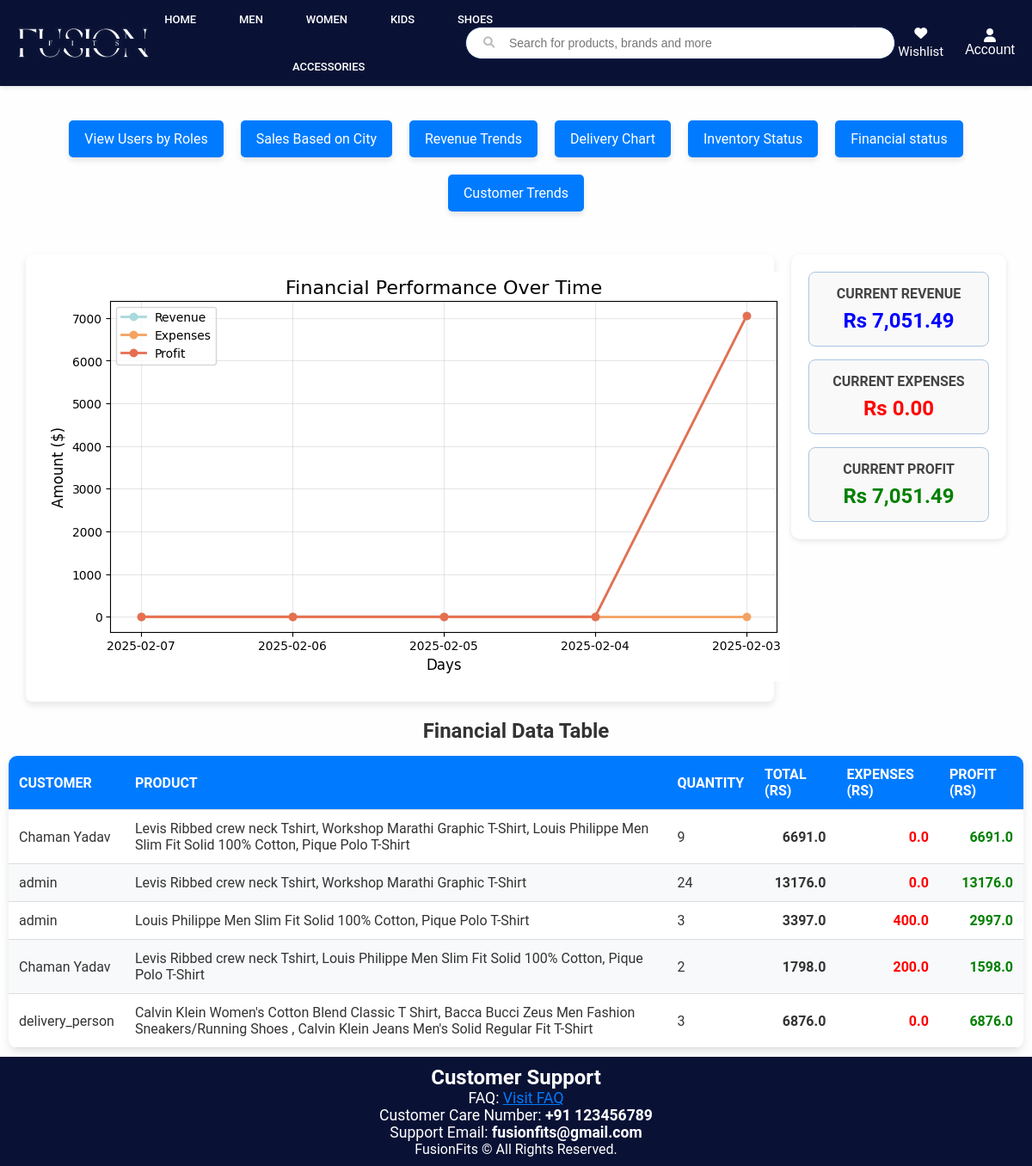
The page /visualization/financial_health (signed in) on the database its author committed.
### app/models.py (models this page shows, shortened)
class OrderDetails(db.Model):
    __tablename__ = "order_details"
    id = db.Column(db.Integer, primary_key=True)
    user_name = db.Column(db.String(100), nullable=False)
    user_email = db.Column(db.String(100), nullable=False)
    user_contact = db.Column(db.String(20), nullable=False)
    user_address = db.Column(db.String(200), nullable=False)
    user_city = db.Column(db.String(100), nullable=False)
    subtotal = db.Column(db.Float, nullable=False)
    delivery_charges = db.Column(db.Float, nullable=False)
    grand_total = db.Column(db.Float, nullable=False)
    order_date = db.Column(db.DateTime, nullable=False)
    delivered_date = db.Column(db.DateTime, nullable=True)  # Added Delivered_Date
    user_id = db.Column(db.Integer, db.ForeignKey("user.id",name="u_id"), nullable=False)  # Added user_id
    assigned_delivery_person_id = Column(Integer, ForeignKey("user.id",name="d_id"), nullable=True)
    status_options = Enum("Pending", "Shipped", "Delivered", "Failed")
    status = db.Column(status_options, default="Pending", nullable=False)  # Corrected Enum usage
    user = relationship("User", foreign_keys=[user_id])
    assigned_delivery_person = relationship("User", foreign_keys=[assigned_delivery_person_id])
    products = relationship("Product", secondary="ordered_product", viewonly=True)

class Product(db.Model):
    __tablename__ = "product"
    id = db.Column(db.Integer, primary_key=True)
    name = db.Column(db.String(100), nullable=False)
    price = db.Column(db.Float, nullable=False)
    description = db.Column(db.String(255), nullable=False)
    category = db.Column(db.String(100), nullable=False)
    quantity = db.Column(db.Integer, nullable=False)
    manufacturer = db.Column(db.String(100), nullable=True)
    country_of_origin = db.Column(db.String(50), nullable=True)
    avg_rating = db.Column(db.Float, nullable=True)
    discount = db.Column(db.Float, default=0.0, nullable=True)
    size = db.Column(db.String(20))  # Ensure this line exists
    colour = db.Column(db.String(20), nullable=True)
    gender = db.Column(db.String(10), nullable=True)  # New field for gender
    images = db.relationship("ProductImage", backref="product", lazy=True)
    ratings = relationship("Rating", back_populates="product")

### app/visualization.py (the view)
@visualization.route("/financial_health")
def financial_health():
    orders = OrderDetails.query.all()
    today = datetime.today()
    days = [(today - timedelta(days=i)).strftime('%Y-%m-%d') for i in range(5)]
    revenue, expenses, profit = [], [], []
    for day in days:
        day_orders = [order for order in orders if order.order_date.strftime('%Y-%m-%d') == day]
        day_revenue = sum(order.grand_total if order.grand_total is not None else 0 for order in day_orders)
        day_expenses = sum(order.delivery_charges if order.delivery_charges is not None else 0 for order in day_orders)
        day_profit = day_revenue - day_expenses
        revenue.append(day_revenue)
        expenses.append(day_expenses)
        profit.append(day_profit)
    financial_data = [
        {
            "customer": order.user_name,
            "product": ", ".join([product.name for product in order.products]),
            "quantity": sum([product.quantity for product in order.orders]),
            "total": order.grand_total,
            "expenses": order.delivery_charges,
            "profit": order.grand_total - order.delivery_charges
        } for order in orders[:5]
    ]
    real_time_analytics = {
        "Current Revenue": f"Rs {revenue[-1]:,.2f}",
        "Current Expenses": f"Rs {expenses[-1]:,.2f}",
        "Current Profit": f"Rs {profit[-1]:,.2f}",
    }
    plt.figure(figsize=(10, 5))
    pastel_colors = {"Revenue": "#a8dadc", "Expenses": "#f4a261", "Profit": "#e76f51"}
    plt.plot(days, revenue, marker='o', label="Revenue", color=pastel_colors["Revenue"], linewidth=2)
    plt.plot(days, expenses, marker='o', label="Expenses", color=pastel_colors["Expenses"], linewidth=2)
    plt.plot(days, profit, marker='o', label="Profit", color=pastel_colors["Profit"], linewidth=2)
    plt.title("Financial Performance Over Time", fontsize=16)
    plt.xlabel("Days", fontsize=12)
    plt.ylabel("Amount ($)", fontsize=12)
    plt.legend(fontsize=10)
    plt.grid(alpha=0.3)
    img_line = io.BytesIO()
    plt.savefig(img_line, format='png', bbox_inches='tight')
    img_line.seek(0)
    img_line_base64 = base64.b64encode(img_line.getvalue()).decode('utf-8')
    plt.close()
    return render_template("financial_health.html",
                           img_line_base64=img_line_base64,
                           real_time_analytics=real_time_analytics,
                           days=days,
                           revenue=revenue,
                           expenses=expenses,
                           profit=profit,
                           financial_data=financial_data)

### app/templates/financial_health.html (shortened to what this page needs)
<!DOCTYPE html>
<html lang="en">
<head>
</head>
<body>
    {% extends "home.html" %}
    {% block content %}
    <div class="form-container">
        <div class="button-container">
            <a href="/visualization/roles_chart" class="button">View Users by Roles</a>
            <a href="/visualization/sales_by_city" class="button">Sales Based on City</a>
            <a href="/visualization/revenue_trends" class="button">Revenue Trends</a>
            <a href="/visualization/delivery_chart" class="button">Delivery Chart</a>
            <a href="/visualization/inventory_status" class="button">Inventory Status</a>
            <a href="/visualization/financial_health" class="button">Financial status</a>
            <a href="/visualization/customer_trends" class="button">Customer Trends</a>
        </div>
        <div class="content">
            <div class="chart-container">
                <img alt="Revenue Chart">
            </div>
            <div class="analytics-section">
                <div class="analytics-box">
                    <h2>Current Revenue</h2>
                    <p style="font-size: 24px; color: blue;">{{ real_time_analytics['Current Revenue'] }}</p>
                </div>
                <div class="analytics-box">
                    <h2>Current Expenses</h2>
                    <p style="font-size: 24px; color: red;">{{ real_time_analytics['Current Expenses'] }}</p>
                </div>
                <div class="analytics-box">
                    <h2>Current Profit</h2>
                    <p style="font-size: 24px; color: green;">{{ real_time_analytics['Current Profit'] }}</p>
                </div>
            </div>
        </div>
        <h3>Financial Data Table</h3>
        <table>
            <thead>
                <tr>
                    <th>Customer</th>
                    <th>Product</th>
                    <th>Quantity</th>
                    <th>Total (Rs)</th>
                    <th>Expenses (Rs)</th>
                    <th>Profit (Rs)</th>
                </tr>
            </thead>
            <tbody>
                {% for record in financial_data %}
                    <tr>
                        <td>{{ record.customer }}</td>
                        <td>{{ record.product }}</td>
                        <td>{{ record.quantity }}</td>
                        <td>{{ record.total }}</td>
                        <td>{{ record.expenses }}</td>
                        <td>{{ record.profit }}</td>
                    </tr>
                {% endfor %}
            </tbody>
        </table>
    </div>
    {% endblock %}

### app/static/home.css (style rules this page uses)
* { margin: 0; padding-top: 0; box-sizing: border-box; }
body { margin: 0; padding: 0; background-color: #f4f4f4; color: #333; */ }

### rows shown on the page
OrderDetails: customer "Chaman Yadav", product "Levis Ribbed crew neck Tshirt, Workshop Marathi Graphic T-Shirt, Louis Philippe Men Slim Fit Solid 100% Cotton, Pique Polo T-Shirt", quantity "9", total "6691.0", expenses "0.0", profit "6691.0"
OrderDetails: customer "admin", product "Levis Ribbed crew neck Tshirt, Workshop Marathi Graphic T-Shirt", quantity "24", total "13176.0", expenses "0.0", profit "13176.0"
OrderDetails: customer "admin", total "3397.0", expenses "400.0"
Product: product "Louis Philippe Men Slim Fit Solid 100% Cotton, Pique Polo T-Shirt"
OrderDetails: customer "Chaman Yadav", product "Levis Ribbed crew neck Tshirt, Louis Philippe Men Slim Fit Solid 100% Cotton, Pique Polo T-Shirt", quantity "2", total "1798.0", expenses "200.0", profit "1598.0"
OrderDetails: customer "delivery_person", product "Calvin Klein Women's Cotton Blend Classic T Shirt, Bacca Bucci Zeus Men Fashion Sneakers/Running Shoes , Calvin Klein Jeans Men's Solid Regular Fit T-Shirt", quantity "3", total "6876.0", expenses "0.0", profit "6876.0"

### other values the page prints
{{ real_time_analytics['Current Revenue'] }} "Rs 7,051.49"
{{ real_time_analytics['Current Expenses'] }} "Rs 0.00"
{{ real_time_analytics['Current Profit'] }} "Rs 7,051.49"
{{ record.quantity }} "3"
{{ record.profit }} "2997.0"
